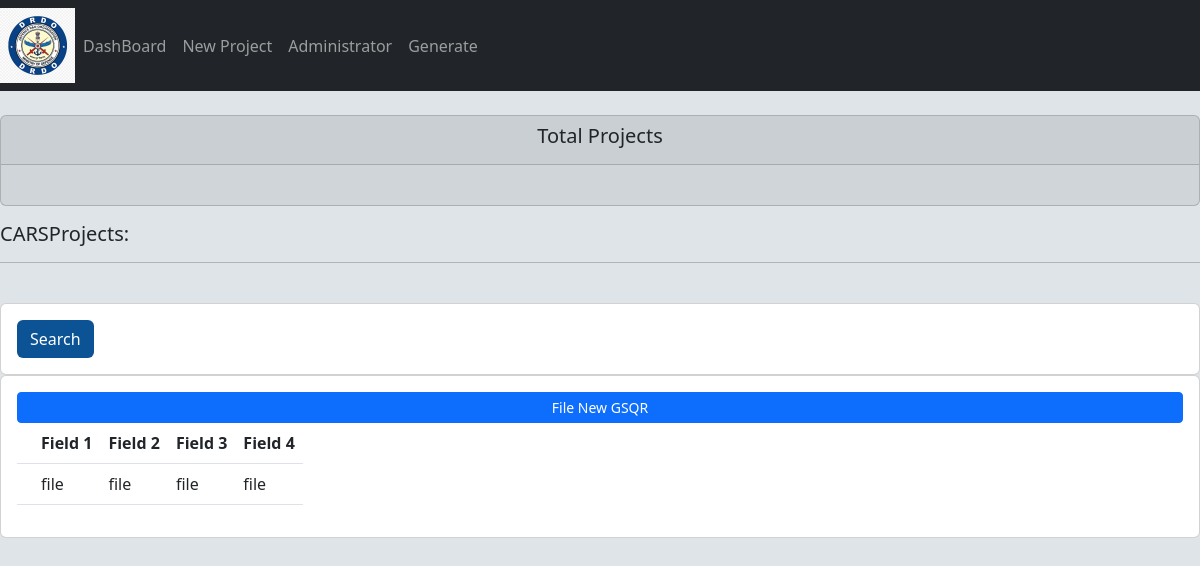
Page /gsqr/ on the committed database.
### CARSProject/models.py (models this page shows)
class gsqr(models.Model):
    Feild_1 = models.CharField(max_length=300)
    Feild_2 = models.CharField(max_length=300)
    Feild_3 = models.CharField(max_length=300)
    Feild_4 = models.CharField(max_length=300)

### CARSProject/views.py (the view)
# urls.py: path('gsqr/', views.GSQR, name='CARS'),
def GSQR(request):
    gsqrlist = gsqr.objects.all()
    return render(request, 'CARSProject/GSQR.html', {'GSQRlist':gsqrlist})

### CARSProject/templates/CARSProject/GSQR.html
{%extends 'CARSProject/main.html'%}
{% block content%}
{%include 'CARSProject/stats.html'%}
<div class = "row">
    <div class = "col">
        <h5>CARSProjects:</h5>
        <hr>
        <br>
        <div class ="row">
            <div class = "col">
                <div class = "card card-body">
                    <form method="get">
                        <button class ="btn btn-orimary" type = "submit" style = "background-color : rgb(12, 83, 149) ; color: white">Search</button>
                    </form>
                </div>
            </div>
        </div>
        <div class ="card card-body">
            <a class = "btn btn-primary btn-sm btn-block" href="/admin">File New GSQR
            </a>
            <table class="table">
                <tr>
                    <th></th>
                    <th>Field 1</th>
                    <th>Field 2</th>
                    <th>Field 3</th>
                    <th>Field 4</th>
                </tr>
                {% for GSQ in GSQRlist %}
                <tr>
                    <td></td>
                    <td>{{GSQ.Feild_1}}</td>
                    <td>{{GSQ.Feild_2}}</td>
                    <td>{{GSQ.Feild_3}}</td>
                    <td>{{GSQ.Feild_4}}</td>
                </tr>
                {% endfor %}
            </table>
        </div>
{% endblock%}

### static/css/main.css (style rules this page uses)
.table { width: 100%; height: auto; display : flex; flex-wrap: nowrap; overflow-x: auto; scroll-behavior: smooth; -webkit-overflow-scrolling: touch; }

### CARSProject/templates/CARSProject/main.html (style rules this page uses)
body { background-color: #dee4e7f9; }

### rows in the picture
gsqr: Feild_1 "file", Feild_2 "file", Feild_3 "file", Feild_4 "file"
